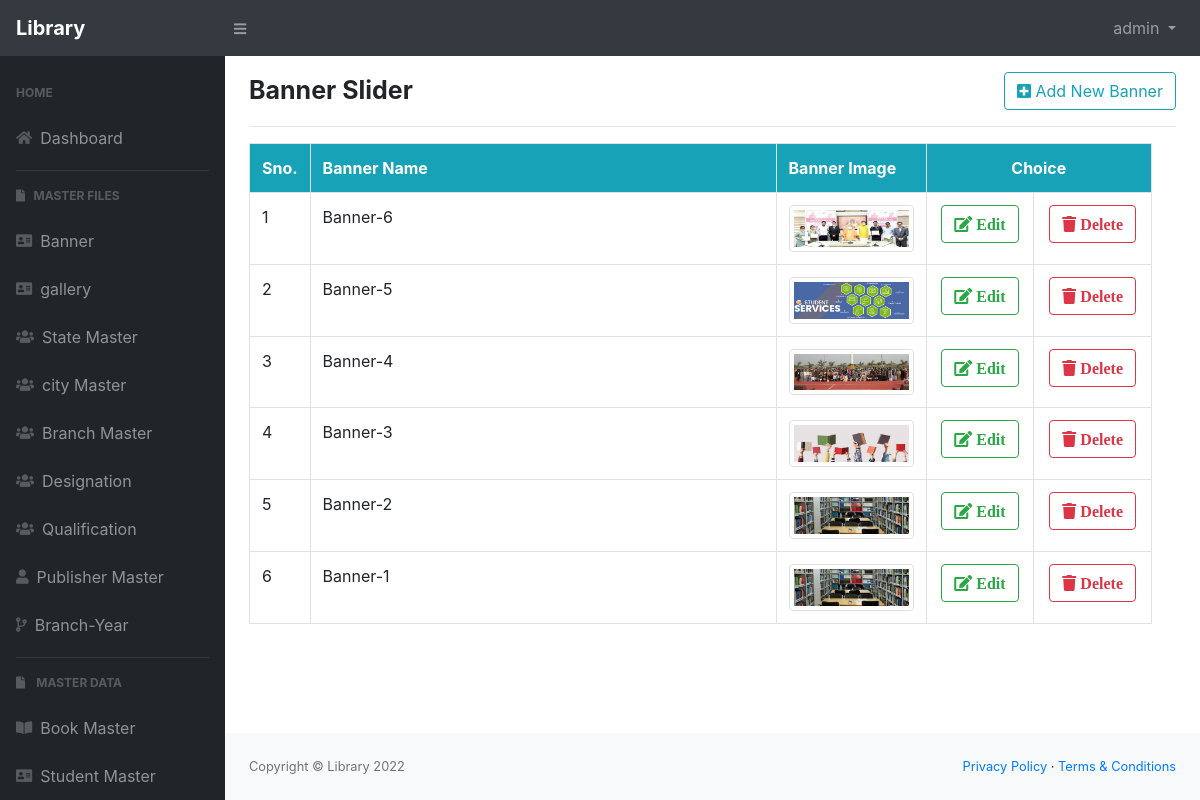
The app's page /bannerDetails.php (signed in) with its own data.
### tables this page shows
CREATE TABLE `banner` (
  `bannerid` int(10) NOT NULL,
  `bannername` varchar(50) NOT NULL,
  `photo` varchar(100) DEFAULT NULL
);

### bannerDetails.php (the view, shortened to what this page needs)
<!DOCTYPE html>
  <html>
  <head>
       <link rel="stylesheet" href="css/all.min.css" />
      <link rel="stylesheet" href="css/bootstrap.min.css" />
      <link rel="stylesheet" href="css/admincss.css" />
   </head>
  <body class="sb-nav-fixed">
    <?php include_once("shared/adminpagetop.php") ?>
    <div id="layoutSidenav">
        <?php include_once("shared/adminsidenav.php") ?>
        <div id="layoutSidenav_content">
            <main>
     <div class="container mt-3">
      <div class="row">
        <div class="col-6 col-sm-7 col-md-8 " style="font-size: 25px;
         font-weight: bold;">Banner Slider</div>
          <div class="col-6 col-sm-5 col-md-4 text-right">
           <a href="ManageBanner?flag=a" class="btn btn-outline-info  " >
	                 		 <i class='fa fa-plus-square'></i>   Add New Banner
           </a>
          </div>
         </div>
       <hr/>
     <div class="row table-responsive">
       <div class="col md-12">
  <?php
       $rs=mysqli_query($con,"select * from banner order by bannerid desc")
       or die("Error: ".mysqli_error($con));
      $str="";
      $BannerId=1;
       while($row=mysqli_fetch_array($rs))
          {
                $str=$str."<tr>
                               <td width='50px'>$BannerId</td>
                               <td>$row[1]</td>
                               <td width='150px'><img src='$row[2]'  class='img img-thumbnail'</td>
                                <td class='text-center'>
                        <a href='ManageBanner?flag=e&BannerId=$row[0]'
                                class='btn btn-outline-success'>
                              <i class='fa fa-edit'>
                                   Edit
                              </i>
                         </a>
                         <td class='text-center'>
                         <a href='ManageBanner?flag=d&BannerId=$row[0]' class='btn btn-outline-danger deleteuser'
                               onclick='return confirm(\"Do you want to Delete this  Record..?\")'>
                          <i class='fa fa-trash'>
                               Delete
                          </i>
                       </a>
                        </td>
                         </tr>";
                        $BannerId++;
             }
     $tbl="";
      if($str)
       {
          $tbl=$tbl."<table class='table table-bordered'>
             <tr class='bg-info text-white'>
               <th>Sno.</th>
               <th>Banner Name</th>
               <th> Banner Image</th>
               <th colspan='2' class='w-25 text-center'>Choice</th>
            </tr>
                     $str
           </table>";
        }
       if($tbl)
               echo $tbl;
        else
             echo "No Banner Found...!!";
    ?>
       </div>
     </div>
   </div>
   </main>
          <?php
                include_once("shared/adminpagebottom.php")
                ?>
            </div>
        </div>
      </body>
      </html>

### records on screen
banner: bannername "Banner-6", photo (picture)
banner: bannername "Banner-5", photo (picture)
banner: bannername "Banner-4", photo (picture)
banner: bannername "Banner-3", photo (picture)
banner: bannername "Banner-2", photo (picture)
banner: bannername "Banner-1", photo (picture)

### other values on screen
$_SESSION["username"] "admin"
